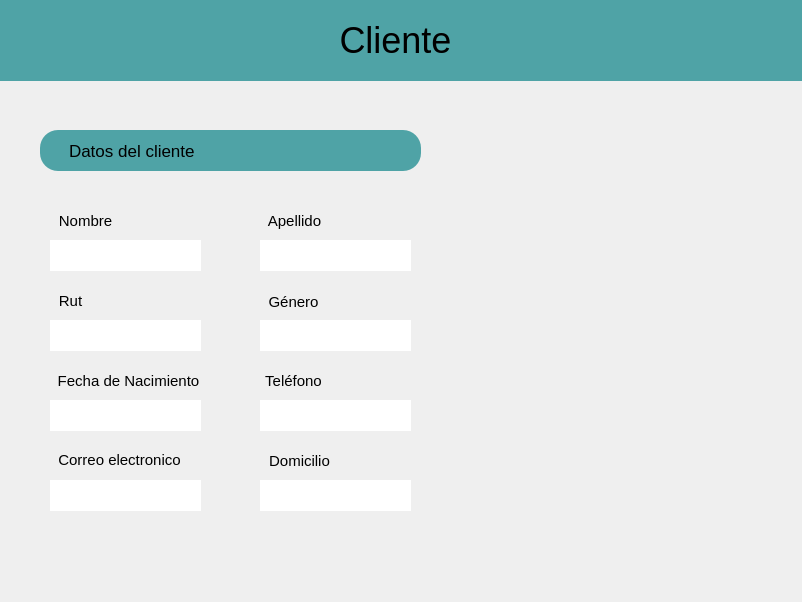
<?xml version="1.0" encoding="UTF-8"?>
<ui version="4.0">
 <class>MostrarCliente</class>
 <widget class="QMainWindow" name="MostrarCliente">
  <property name="geometry">
   <rect>
    <x>0</x>
    <y>0</y>
    <width>802</width>
    <height>602</height>
   </rect>
  </property>
  <property name="windowTitle">
   <string>Hotel</string>
  </property>
  <property name="windowIcon">
   <iconset>
    <normaloff>../Recursos/HotelMascota.png</normaloff>../Recursos/HotelMascota.png</iconset>
  </property>
  <widget class="QWidget" name="centralwidget">
   <widget class="QLabel" name="labelTitulo">
    <property name="geometry">
     <rect>
      <x>-20</x>
      <y>0</y>
      <width>831</width>
      <height>81</height>
     </rect>
    </property>
    <property name="font">
     <font>
      <family>Arial</family>
      <pointsize>27</pointsize>
      <weight>50</weight>
      <bold>false</bold>
     </font>
    </property>
    <property name="styleSheet">
     <string notr="true">background-color: rgb(79, 163, 166);</string>
    </property>
    <property name="text">
     <string>Cliente</string>
    </property>
    <property name="alignment">
     <set>Qt::AlignCenter</set>
    </property>
   </widget>
   <widget class="QPushButton" name="BtnAtras">
    <property name="geometry">
     <rect>
      <x>20</x>
      <y>15</y>
      <width>51</width>
      <height>51</height>
     </rect>
    </property>
    <property name="cursor">
     <cursorShape>PointingHandCursor</cursorShape>
    </property>
    <property name="styleSheet">
     <string notr="true">background-color: rgb(79, 163, 166);
border-radius: 10px;</string>
    </property>
    <property name="text">
     <string/>
    </property>
    <property name="icon">
     <iconset>
      <normaloff>../Recursos/FotoBtnAtras.png</normaloff>../Recursos/FotoBtnAtras.png</iconset>
    </property>
    <property name="iconSize">
     <size>
      <width>50</width>
      <height>50</height>
     </size>
    </property>
   </widget>
   <widget class="QLabel" name="labelDatosClientes">
    <property name="geometry">
     <rect>
      <x>40</x>
      <y>130</y>
      <width>381</width>
      <height>41</height>
     </rect>
    </property>
    <property name="font">
     <font>
      <family>Arial</family>
      <pointsize>13</pointsize>
     </font>
    </property>
    <property name="styleSheet">
     <string notr="true">background-color: rgb(79, 163, 166);
border-radius: 18%;</string>
    </property>
    <property name="text">
     <string>Datos del cliente</string>
    </property>
    <property name="alignment">
     <set>Qt::AlignLeading|Qt::AlignLeft|Qt::AlignVCenter</set>
    </property>
    <property name="indent">
     <number>29</number>
    </property>
   </widget>
   <widget class="QLabel" name="labelIconFlechaAbajo">
    <property name="geometry">
     <rect>
      <x>359</x>
      <y>136</y>
      <width>31</width>
      <height>31</height>
     </rect>
    </property>
    <property name="text">
     <string/>
    </property>
    <property name="pixmap">
     <pixmap>../Recursos/IconFlechaAbajo.png</pixmap>
    </property>
    <property name="scaledContents">
     <bool>true</bool>
    </property>
   </widget>
   <widget class="QLabel" name="labelFotoPerrito">
    <property name="geometry">
     <rect>
      <x>507</x>
      <y>191</y>
      <width>281</width>
      <height>271</height>
     </rect>
    </property>
    <property name="text">
     <string/>
    </property>
    <property name="pixmap">
     <pixmap>../Recursos/FotoPerrito.png</pixmap>
    </property>
    <property name="scaledContents">
     <bool>true</bool>
    </property>
   </widget>
   <widget class="QLabel" name="labelNombre">
    <property name="geometry">
     <rect>
      <x>35</x>
      <y>200</y>
      <width>101</width>
      <height>41</height>
     </rect>
    </property>
    <property name="font">
     <font>
      <family>Arial</family>
      <pointsize>11</pointsize>
     </font>
    </property>
    <property name="text">
     <string>Nombre</string>
    </property>
    <property name="alignment">
     <set>Qt::AlignCenter</set>
    </property>
   </widget>
   <widget class="QLabel" name="labelApellido">
    <property name="geometry">
     <rect>
      <x>244</x>
      <y>200</y>
      <width>101</width>
      <height>41</height>
     </rect>
    </property>
    <property name="font">
     <font>
      <family>Arial</family>
      <pointsize>11</pointsize>
     </font>
    </property>
    <property name="text">
     <string>Apellido</string>
    </property>
    <property name="alignment">
     <set>Qt::AlignCenter</set>
    </property>
   </widget>
   <widget class="QLabel" name="labelRut">
    <property name="geometry">
     <rect>
      <x>20</x>
      <y>280</y>
      <width>101</width>
      <height>41</height>
     </rect>
    </property>
    <property name="font">
     <font>
      <family>Arial</family>
      <pointsize>11</pointsize>
     </font>
    </property>
    <property name="text">
     <string>Rut</string>
    </property>
    <property name="alignment">
     <set>Qt::AlignCenter</set>
    </property>
   </widget>
   <widget class="QLabel" name="labelFechaNacimiento">
    <property name="geometry">
     <rect>
      <x>53</x>
      <y>360</y>
      <width>151</width>
      <height>41</height>
     </rect>
    </property>
    <property name="font">
     <font>
      <family>Arial</family>
      <pointsize>11</pointsize>
     </font>
    </property>
    <property name="text">
     <string>Fecha de Nacimiento</string>
    </property>
    <property name="alignment">
     <set>Qt::AlignCenter</set>
    </property>
   </widget>
   <widget class="QLabel" name="labelCorreoElectronico">
    <property name="geometry">
     <rect>
      <x>54</x>
      <y>439</y>
      <width>131</width>
      <height>41</height>
     </rect>
    </property>
    <property name="font">
     <font>
      <family>Arial</family>
      <pointsize>11</pointsize>
     </font>
    </property>
    <property name="text">
     <string>Correo electronico</string>
    </property>
    <property name="alignment">
     <set>Qt::AlignCenter</set>
    </property>
   </widget>
   <widget class="QLabel" name="labelDomicilio">
    <property name="geometry">
     <rect>
      <x>234</x>
      <y>440</y>
      <width>131</width>
      <height>41</height>
     </rect>
    </property>
    <property name="font">
     <font>
      <family>Arial</family>
      <pointsize>11</pointsize>
     </font>
    </property>
    <property name="text">
     <string>Domicilio</string>
    </property>
    <property name="alignment">
     <set>Qt::AlignCenter</set>
    </property>
   </widget>
   <widget class="QLabel" name="labelTelefono">
    <property name="geometry">
     <rect>
      <x>258</x>
      <y>360</y>
      <width>71</width>
      <height>41</height>
     </rect>
    </property>
    <property name="font">
     <font>
      <family>Arial</family>
      <pointsize>11</pointsize>
     </font>
    </property>
    <property name="text">
     <string>Teléfono</string>
    </property>
    <property name="alignment">
     <set>Qt::AlignCenter</set>
    </property>
   </widget>
   <widget class="QLabel" name="labelGenero">
    <property name="geometry">
     <rect>
      <x>258</x>
      <y>281</y>
      <width>71</width>
      <height>41</height>
     </rect>
    </property>
    <property name="font">
     <font>
      <family>Arial</family>
      <pointsize>11</pointsize>
     </font>
    </property>
    <property name="text">
     <string>Género</string>
    </property>
    <property name="alignment">
     <set>Qt::AlignCenter</set>
    </property>
   </widget>
   <widget class="QLabel" name="outputNombre">
    <property name="enabled">
     <bool>false</bool>
    </property>
    <property name="geometry">
     <rect>
      <x>50</x>
      <y>240</y>
      <width>151</width>
      <height>31</height>
     </rect>
    </property>
    <property name="font">
     <font>
      <family>Arial</family>
      <pointsize>10</pointsize>
     </font>
    </property>
    <property name="styleSheet">
     <string notr="true">background-color: rgb(255, 255, 255);</string>
    </property>
    <property name="text">
     <string/>
    </property>
   </widget>
   <widget class="QLabel" name="outputApellido">
    <property name="enabled">
     <bool>false</bool>
    </property>
    <property name="geometry">
     <rect>
      <x>260</x>
      <y>240</y>
      <width>151</width>
      <height>31</height>
     </rect>
    </property>
    <property name="font">
     <font>
      <family>Arial</family>
      <pointsize>10</pointsize>
     </font>
    </property>
    <property name="styleSheet">
     <string notr="true">background-color: rgb(255, 255, 255);</string>
    </property>
    <property name="text">
     <string/>
    </property>
   </widget>
   <widget class="QLabel" name="outputRut">
    <property name="enabled">
     <bool>false</bool>
    </property>
    <property name="geometry">
     <rect>
      <x>50</x>
      <y>320</y>
      <width>151</width>
      <height>31</height>
     </rect>
    </property>
    <property name="font">
     <font>
      <family>Arial</family>
      <pointsize>10</pointsize>
     </font>
    </property>
    <property name="styleSheet">
     <string notr="true">background-color: rgb(255, 255, 255);</string>
    </property>
    <property name="text">
     <string/>
    </property>
   </widget>
   <widget class="QLabel" name="outputGenero">
    <property name="enabled">
     <bool>false</bool>
    </property>
    <property name="geometry">
     <rect>
      <x>260</x>
      <y>320</y>
      <width>151</width>
      <height>31</height>
     </rect>
    </property>
    <property name="font">
     <font>
      <family>Arial</family>
      <pointsize>10</pointsize>
     </font>
    </property>
    <property name="styleSheet">
     <string notr="true">background-color: rgb(255, 255, 255);</string>
    </property>
    <property name="text">
     <string/>
    </property>
   </widget>
   <widget class="QLabel" name="outputFechaDeNacimiento">
    <property name="enabled">
     <bool>false</bool>
    </property>
    <property name="geometry">
     <rect>
      <x>50</x>
      <y>400</y>
      <width>151</width>
      <height>31</height>
     </rect>
    </property>
    <property name="font">
     <font>
      <family>Arial</family>
      <pointsize>10</pointsize>
     </font>
    </property>
    <property name="styleSheet">
     <string notr="true">background-color: rgb(255, 255, 255);</string>
    </property>
    <property name="text">
     <string/>
    </property>
   </widget>
   <widget class="QLabel" name="outputTelefono">
    <property name="enabled">
     <bool>false</bool>
    </property>
    <property name="geometry">
     <rect>
      <x>260</x>
      <y>400</y>
      <width>151</width>
      <height>31</height>
     </rect>
    </property>
    <property name="font">
     <font>
      <family>Arial</family>
      <pointsize>10</pointsize>
     </font>
    </property>
    <property name="styleSheet">
     <string notr="true">background-color: rgb(255, 255, 255);</string>
    </property>
    <property name="text">
     <string/>
    </property>
   </widget>
   <widget class="QLabel" name="outputCorreoElectronico">
    <property name="enabled">
     <bool>false</bool>
    </property>
    <property name="geometry">
     <rect>
      <x>50</x>
      <y>480</y>
      <width>151</width>
      <height>31</height>
     </rect>
    </property>
    <property name="font">
     <font>
      <family>Arial</family>
      <pointsize>10</pointsize>
     </font>
    </property>
    <property name="styleSheet">
     <string notr="true">background-color: rgb(255, 255, 255);</string>
    </property>
    <property name="text">
     <string/>
    </property>
   </widget>
   <widget class="QLabel" name="outputDomicilio">
    <property name="enabled">
     <bool>false</bool>
    </property>
    <property name="geometry">
     <rect>
      <x>260</x>
      <y>480</y>
      <width>151</width>
      <height>31</height>
     </rect>
    </property>
    <property name="font">
     <font>
      <family>Arial</family>
      <pointsize>10</pointsize>
     </font>
    </property>
    <property name="styleSheet">
     <string notr="true">background-color: rgb(255, 255, 255);</string>
    </property>
    <property name="text">
     <string/>
    </property>
   </widget>
  </widget>
 </widget>
 <resources/>
 <connections/>
</ui>
